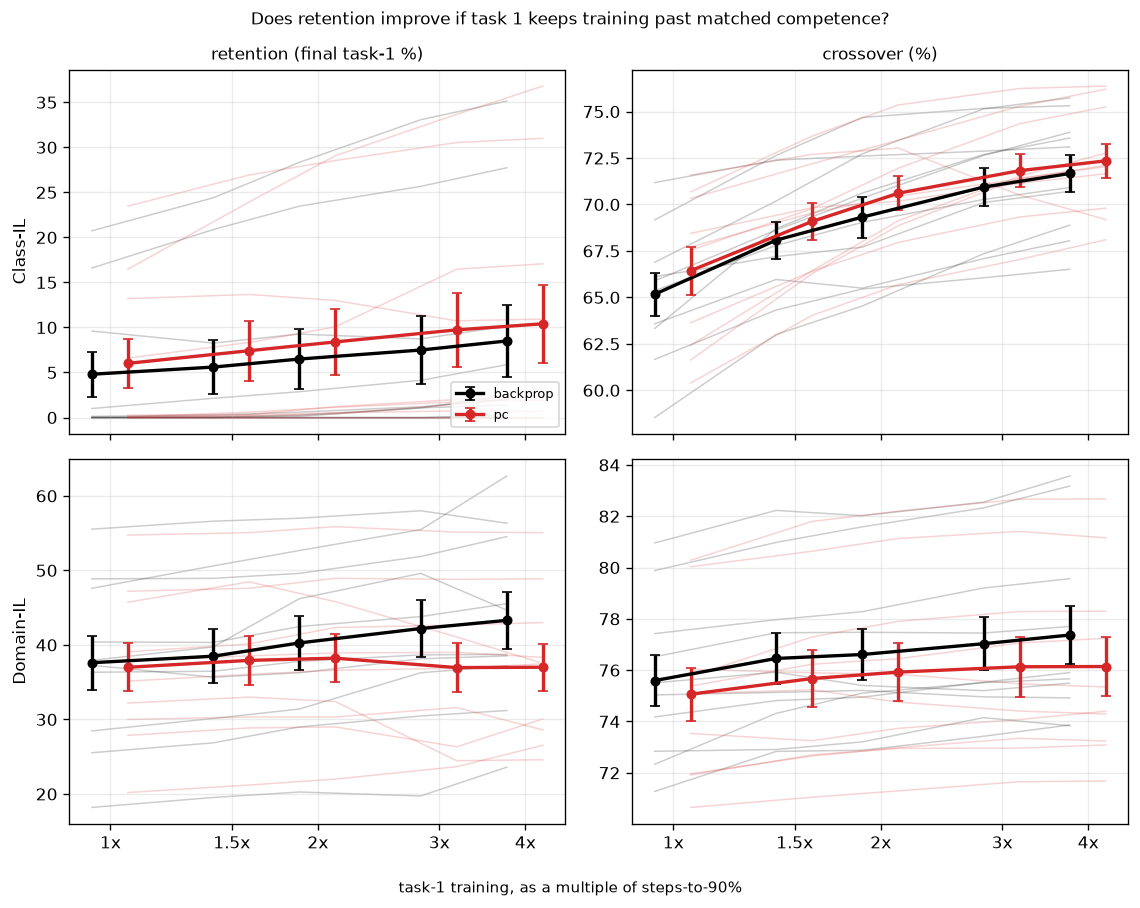

This figure's Python source:
"""Retention and crossover vs. task-1 overtraining multiplier -- both scenarios, both rules.

900-series PLOT SCRIPT. Loads 807's saved arrays, trains nothing.

Mode B (shared axes): retention and crossover are different scales and answer different
questions (does the endpoint move vs. does the whole trajectory), but both share the same x-axis
(multiplier) and the comparison is "do they agree", so they sit in one figure, not two, per this
project's own shared-axis convention (a paired-disagreement plot is unreadable split across files).

PROVENANCE: 807_overtrain_task1_{scenario}.npz -- data columns are
    (scenario, method, seed, multiplier, N, final_t1, final_t2, crossover, reached)
"""
import sys
from pathlib import Path

ROOT = Path(__file__).resolve().parents[1]
sys.path.insert(0, str(ROOT))

import numpy as np
import matplotlib.pyplot as plt

from src.protocol import figure_path
from src.metrics import paired_diff, cohens_d_paired

EXP = ROOT / "experiments"
SCENARIOS = ["class_il", "domain_il"]
NICE = {"class_il": "Class-IL", "domain_il": "Domain-IL"}
METHODS = ["backprop", "pc"]
COLOR = {"backprop": "black", "pc": "tab:red"}
MULTIPLIERS = [1.0, 1.5, 2.0, 3.0, 4.0]
COLS = ["scenario", "method", "seed", "multiplier", "N", "final_t1", "final_t2", "crossover", "reached"]
CI = {c: i for i, c in enumerate(COLS)}


def load(scenario):
    return np.load(EXP / f"807_overtrain_task1_{scenario}.npz", allow_pickle=True)["data"]


def series(rows, method, field):
    """mean +- sem at each multiplier, for one method."""
    means, sems = [], []
    for m in MULTIPLIERS:
        vals = np.array([r[CI[field]] for r in rows if r[CI["method"]] == method
                          and r[CI["multiplier"]] == m], dtype=float)
        vals = vals[np.isfinite(vals)]
        means.append(vals.mean())
        sems.append(vals.std(ddof=1) / np.sqrt(vals.size) if vals.size > 1 else 0.0)
    return np.array(means), np.array(sems)


def per_seed(rows, method, field):
    """{seed: [value at each multiplier, NaN if missing]} -- for the spaghetti lines."""
    seeds = sorted({r[CI["seed"]] for r in rows if r[CI["method"]] == method})
    out = {}
    for s in seeds:
        vals = []
        for m in MULTIPLIERS:
            hit = [r[CI[field]] for r in rows if r[CI["method"]] == method
                   and r[CI["seed"]] == s and r[CI["multiplier"]] == m]
            vals.append(float(hit[0]) if hit else float("nan"))
        out[s] = np.array(vals)
    return out


JITTER = {"backprop": 0.94, "pc": 1.06}   # multiplicative x-offset so the two rules' spaghetti
                                          # don't sit exactly on top of each other


if __name__ == "__main__":
    fig, axes = plt.subplots(2, 2, figsize=(9.6, 7.6), sharex=True)

    for c, field in enumerate(["final_t1", "crossover"]):
        for r, scenario in enumerate(SCENARIOS):
            ax = axes[r][c]
            rows = load(scenario)
            for method in METHODS:
                # thin per-seed lines, jittered, low alpha -- shows whether the same seed tracks
                # consistently across multipliers (as the t1/t2 accuracy plots do) or scatters
                seeds_vals = per_seed(rows, method, field)
                xj = np.asarray(MULTIPLIERS) * JITTER[method]
                for vals in seeds_vals.values():
                    ax.plot(xj, vals, color=COLOR[method], alpha=0.20, lw=0.9, zorder=1)
                # bold mean +- sem on top
                m, s = series(rows, method, field)
                ax.errorbar(xj, m, yerr=s, marker="o", ms=5, capsize=3, lw=2.0,
                            color=COLOR[method], label=method, zorder=5)
            ax.set_xscale("log", base=2)
            ax.set_xticks(MULTIPLIERS)
            ax.set_xticklabels([f"{m:g}x" for m in MULTIPLIERS])
            ax.grid(alpha=0.25)
            if r == 0:
                ax.set_title("retention (final task-1 %)" if field == "final_t1" else "crossover (%)",
                             fontsize=10)
            if c == 0:
                ax.set_ylabel(NICE[scenario], fontsize=10)
            if r == 0 and c == 0:
                ax.legend(fontsize=8, loc="lower right")

    fig.supxlabel("task-1 training, as a multiple of steps-to-90%", fontsize=9)
    fig.suptitle("Does retention improve if task 1 keeps training past matched competence?",
                 fontsize=10)
    fig.tight_layout()
    out = figure_path(__file__)
    fig.savefig(out, dpi=120, bbox_inches="tight")
    print(f"saved {out}")

    print("\n  paired pc - backprop, at each multiplier (retention / crossover):")
    for scenario in SCENARIOS:
        rows = load(scenario)
        print(f"  {NICE[scenario]}")
        for m in MULTIPLIERS:
            bp = {r[CI["seed"]]: r for r in rows if r[CI["method"]] == "backprop"
                  and r[CI["multiplier"]] == m}
            pc = {r[CI["seed"]]: r for r in rows if r[CI["method"]] == "pc"
                  and r[CI["multiplier"]] == m}
            seeds = sorted(set(bp) & set(pc))
            ret_d = paired_diff([pc[s][CI["final_t1"]] for s in seeds],
                                 [bp[s][CI["final_t1"]] for s in seeds])
            cx_d = paired_diff([pc[s][CI["crossover"]] for s in seeds],
                                [bp[s][CI["crossover"]] for s in seeds])
            print(f"    {m:>4.1f}x  retention {ret_d[0]:+.2f} +- {ret_d[1]:.2f}  "
                  f"crossover {cx_d[0]:+.2f} +- {cx_d[1]:.2f}")

    print("\n  within-method, 4x vs 1x (does overtraining itself help):")
    for scenario in SCENARIOS:
        rows = load(scenario)
        for method in METHODS:
            v1 = {r[CI["seed"]]: r[CI["final_t1"]] for r in rows if r[CI["method"]] == method
                  and r[CI["multiplier"]] == 1.0}
            v4 = {r[CI["seed"]]: r[CI["final_t1"]] for r in rows if r[CI["method"]] == method
                  and r[CI["multiplier"]] == 4.0}
            seeds = sorted(set(v1) & set(v4))
            d = paired_diff([v4[s] for s in seeds], [v1[s] for s in seeds])
            dcohen = cohens_d_paired([v4[s] for s in seeds], [v1[s] for s in seeds])
            print(f"    {NICE[scenario]:10s} {method:9s}  retention 4x-1x {d[0]:+.2f} +- {d[1]:.2f}"
                  f"  (n_sem={d[2]:.2f}, d={dcohen:.2f})")
